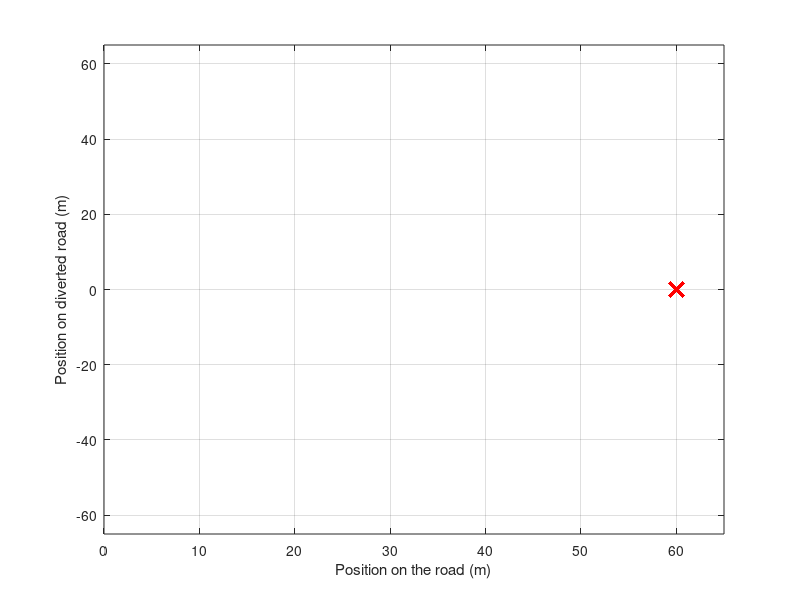

Reproduce this figure in MATLAB.
% V2X MATLAB Project - Moving Car Simulation with Traffic Signal Color Change

% Simulation parameters
road_length = 65;           % Total road length
car_speed = 10;             % Car speed (in meters per second)
obstruction_position = 60;  % Position of the obstruction
total_time = 1.5*road_length/car_speed ; % Total simulation time (in seconds) with an additional second
time_step = 0.1;            % Time step for simulation (in seconds)
car_position = 0;           % Initial position of the car
signal_position = 30;       % Position of the traffic signal
range = 4;                  % Range of detection

% Create the figure
figure_handle = figure;

% Initialize traffic signal color and car color
signal_color = 'green';
car_color = 'blue';

% Flags to check if obstruction is detected and if the second car should start
obstruction_detected = false;
second_car_started = false;
second_car_stopped_message_displayed = false; % Flag to track message display

% Initialize the second car
second_car_position = 0;
second_car_color = 'yellow'; % Color of the second car
second_car_speed = 10;    % Speed of the second car

% Simulation loop
for t = 1:round(total_time / time_step)
    % Update car position
    car_position = min(car_position + car_speed * time_step, road_length);
    
    % Check if the car is within range of the obstruction
    if abs(car_position - obstruction_position) <= range && ~obstruction_detected
        disp('Obstruction detected! First Car stops.');
        car_speed = 0; % Car stops
        signal_color = 'red'; % Change traffic signal color to red
        obstruction_detected = true; % Set the flag to true
        second_car_started = true; % Start the second car
    elseif car_position >= signal_position - range && car_position < signal_position && ~strcmp(signal_color, 'green')
        disp('Signal is not green! First Car stops.');
        car_speed = 0; % Car stops
    elseif obstruction_detected
        disp('Signal: Divert'); % Display diversion message
    else
        disp(['Signal: ' signal_color]); % Display signal color when obstruction is not detected
    end
    
    % Update second car position if it has started
    if second_car_started
        second_car_position = min(second_car_position + second_car_speed * time_step, road_length);
        
        % Check if the second car should stop at the signal
        if second_car_position >= signal_position - range && second_car_position < signal_position && ~second_car_stopped_message_displayed
            disp('Second car stops at the signal.');
            second_car_stopped_message_displayed = true; % Set the flag to true
            second_car_speed = 0; % Second car stops
        end
    end
    
    % Check if the car has reached the end of the road
    if car_position >= road_length && ~second_car_started
        disp('End of road reached. Simulation terminated.');
        break;
    elseif car_position >= road_length + 1 && second_car_started
        disp('Simulation ended 1 second after the second car has stopped.');
        break;
    end
    
    % Plot results dynamically
    plot(car_position, 0, 'o', 'MarkerSize', 10, 'MarkerFaceColor', car_color); % Car
    hold on;
    
    % Plot signal and obstruction markers
    plot(signal_position, 0, 'o', 'MarkerSize', 10, 'MarkerFaceColor', signal_color); % Traffic Signal
    plot(obstruction_position, 0, 'xr', 'MarkerSize', 10, 'LineWidth', 2); % Obstruction
    
    % Plot second car if it has started
    if second_car_started
        plot(second_car_position, 0, 'o', 'MarkerSize', 10, 'MarkerFaceColor', second_car_color); % Second Car
    end
    
    % Adjust axis limits
    xlim([0 road_length]);
    ylim([-road_length,road_length]);
    
    xlabel('Position on the road (m)'); % Label for the x-axis
    ylabel('Position on diverted road (m)'); % Label for the y-axis
   
    grid on;
    
    drawnow; % Update the figure
    
    % Pause to control the animation speed
    pause(time_step);
    
    % Clear previous car and signal markers
    if t > 1
        delete(findobj(gca, 'Type', 'line', 'Marker', 'o'));
    end
end
